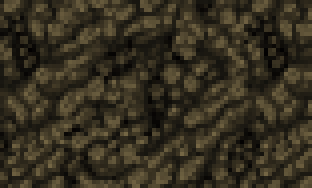
#> input picture Content/Biomes/Backgrounds/RaptureCavern0.png, 78 x 47 px, shrunk from 160 x 96 before the run (shown 4 times larger)
$ python recolor_backgrounds.py
#> lines starting #> are read from the running program, lines starting #| are printed output that depends on the picture
#> in main, img is the input picture: PIL image 78x47 RGBA; mean R, G, B, A 53.9, 47.5, 32.3, 255
"""
Recolor Rapture background sprites in-place.
"""

import os
import shutil
from PIL import Image
import colorsys

def recolor_cavern0(image):
    """Cavern0: dark purple -> dark yellow"""
    if image.mode != 'RGBA':
        image = image.convert('RGBA')

    pixels = list(image.getdata())
#> pixels = 3666 items, first 6: (31, 28, 19, 255), (81, 71, 48, 255), (83, 73, 49, 255), (90, 78, 53, 255), (100, 88, 60, 255), (53, 47, 31, 255)
    new_pixels = []

    for r, g, b, a in pixels:
        if a == 0:
            new_pixels.append((r, g, b, a))
            continue

        h, l, s = colorsys.rgb_to_hls(r/255, g/255, b/255)

        # Purple hue is around 0.75-0.85 (270-310 degrees)
        # Shift purple to dark yellow/gold (hue ~0.12-0.15)
        if 0.65 < h < 0.95:  # Purple/violet range
            h = 0.12  # Gold/yellow

        r2, g2, b2 = colorsys.hls_to_rgb(h, l, s)
        new_pixels.append((int(r2*255), int(g2*255), int(b2*255), a))
#> this loop made 3666 passes
#> (r, g, b, l, s, r2, g2) on passes 1 to 3: (31, 28, 19, 0.098, 0.24, 0.122, 0.11), (81, 71, 48, 0.253, 0.256, 0.318, 0.278), (83, 73, 49, 0.259, 0.258, 0.325, 0.286)
#> after the loop, new_pixels = 3666 items, first 6: (31, 28, 19, 255), (81, 71, 48, 255), (83, 73, 49, 255), (90, 78, 52, 255), (100, 88, 60, 255), (52, 47, 31, 255)

    result = Image.new('RGBA', image.size)
#> result: PIL image 78x47 RGBA; every value is 0
    result.putdata(new_pixels)
    return result

def recolor_surface2(image):
    """Surface2: lavender/pinks -> light yellow, greens/blues -> white"""
    if image.mode != 'RGBA':
        image = image.convert('RGBA')

    pixels = list(image.getdata())
    new_pixels = []

    for r, g, b, a in pixels:
        if a == 0:
            new_pixels.append((r, g, b, a))
            continue

        h, l, s = colorsys.rgb_to_hls(r/255, g/255, b/255)

        # Skip very low saturation (true greys) - preserve them
        if s < 0.08:
            new_pixels.append((r, g, b, a))
            continue

        # Lavender/pinks/magentas (hue ~0.75-1.0 or 0.0-0.05) -> light yellow
        if h > 0.75 or h < 0.05:
            h = 0.15  # Light yellow
            l = min(1.0, l + 0.1)  # Brighten slightly
        # Greens (hue ~0.25-0.45) -> white
        elif 0.25 < h < 0.45:
            s = s * 0.1  # Desaturate to white
            l = min(1.0, l + 0.2)
        # Blues/teals (hue ~0.45-0.75) -> white
        elif 0.45 <= h <= 0.75:
            s = s * 0.1  # Desaturate to white
            l = min(1.0, l + 0.15)

        r2, g2, b2 = colorsys.hls_to_rgb(h, l, s)
        new_pixels.append((int(r2*255), int(g2*255), int(b2*255), a))

    result = Image.new('RGBA', image.size)
    result.putdata(new_pixels)
    return result

def recolor_surface1(image):
    """Surface1: light blues->white, browns->white, reds/purples->sky blue, oranges->sky blue, greens->banana"""
    if image.mode != 'RGBA':
        image = image.convert('RGBA')

    pixels = list(image.getdata())
    new_pixels = []

    for r, g, b, a in pixels:
        if a == 0:
            new_pixels.append((r, g, b, a))
            continue

        h, l, s = colorsys.rgb_to_hls(r/255, g/255, b/255)

        # Skip very low saturation (true greys) - preserve them
        if s < 0.08:
            new_pixels.append((r, g, b, a))
            continue

        # Browns/trunk (hue ~0.02-0.15, lower saturation or darker) -> grey-white
        if 0.02 < h < 0.15 and (s < 0.45 or l < 0.45):
            s = s * 0.05  # Desaturate to grey-white
            l = min(1.0, l + 0.15)
        # Light blues (hue ~0.5-0.7) -> white (desaturate)
        elif 0.5 < h < 0.7:
            s = s * 0.1  # Nearly desaturate to white
            l = min(1.0, l + 0.2)  # Brighten
        # Purple-reds (hue ~0.8-1.0) -> sky blue
        elif h > 0.8:
            h = 0.55  # Sky blue
        # Reds (hue ~0.0-0.04) -> sky blue
        elif h < 0.04:
            h = 0.55  # Sky blue
        # Oranges and orange-yellows (hue ~0.04-0.14) -> sky blue
        elif 0.04 <= h < 0.14:
            h = 0.55  # Sky blue
        # Greens (hue ~0.2-0.45) -> banana
        elif 0.2 < h < 0.45:
            h = 0.14  # Banana yellow

        r2, g2, b2 = colorsys.hls_to_rgb(h, l, s)
        new_pixels.append((int(r2*255), int(g2*255), int(b2*255), a))

    result = Image.new('RGBA', image.size)
    result.putdata(new_pixels)
    return result

# [280 lines left out: functions recolor_ice2, recolor_ice1, recolor_surface3, recolor_surface4, recolor_ug295, recolor_cavern1 and 2 more, not called in this run]

def recolor_water(image):
    """Water styles: cream yellow -> bright #ffff66 yellow"""
    if image.mode != 'RGBA':
        image = image.convert('RGBA')

    pixels = list(image.getdata())
    new_pixels = []

    # Target color #ffff66 = RGB(255, 255, 102) -> HLS(0.167, 0.7, 1.0)
    target_h = 0.167  # Pure yellow hue

    for r, g, b, a in pixels:
        if a == 0:
            new_pixels.append((r, g, b, a))
            continue

        h, l, s = colorsys.rgb_to_hls(r/255, g/255, b/255)

        # Shift all yellowish colors toward #ffff66
        if 0.08 < h < 0.25 or s < 0.3:  # Yellow range or low saturation (cream)
            h = target_h  # Pure yellow hue
            s = 1.0  # Full saturation like #ffff66
            # Keep relative lightness but bias toward 0.7

        r2, g2, b2 = colorsys.hls_to_rgb(h, l, s)
        new_pixels.append((int(r2*255), int(g2*255), int(b2*255), a))

    result = Image.new('RGBA', image.size)
    result.putdata(new_pixels)
    return result

# [162 lines left out: functions recolor_radiant_shard, recolor_glowing_radiant_shard, recolor_blissand, recolor_blissand_wall, recolor_desert_mapbg, not called in this run]

def main():
    bg_dir = os.path.join(os.path.dirname(os.path.abspath(__file__)),
                          "Content", "Biomes", "Backgrounds")

    # Process Cavern0
    cavern0_path = os.path.join(bg_dir, "RaptureCavern0.png")
    if os.path.exists(cavern0_path):
        print(f"Processing RaptureCavern0.png...")
        img = Image.open(cavern0_path)
        recolored = recolor_cavern0(img)
        recolored.save(cavern0_path)
        print("  Done!")
    else:
        print(f"  WARNING: {cavern0_path} not found")

    # Process Surface2_Close
    surf2_close = os.path.join(bg_dir, "RaptureSurface2_Close.png")
    if os.path.exists(surf2_close):
        print(f"Processing RaptureSurface2_Close.png...")
        img = Image.open(surf2_close)
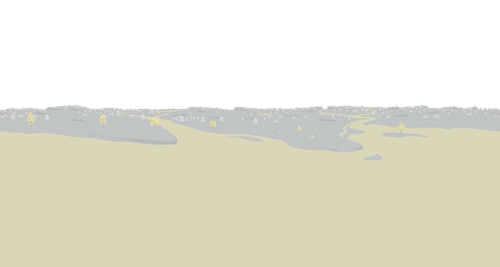
#> input picture Content/Biomes/Backgrounds/RaptureSurface2_Close.png, 500 x 267 px, shrunk from 1024 x 546 before the run
#> img is the input picture: PIL image 500x267 RGBA; mean R, G, B, A 128.9, 127.6, 112.4, 152.2
        recolored = recolor_surface2(img)
#> in recolor_surface2, `pixels = list(image.getdata())`: pixels = 133500 items
#> in recolor_surface2, `result = Image.new('RGBA', image.size)`: result: PIL image 500x267 RGBA; every value is 0
        recolored.save(surf2_close)
        print("  Done!")
    else:
        print(f"  WARNING: {surf2_close} not found")

    # Process Surface2_Mid
    surf2_mid = os.path.join(bg_dir, "RaptureSurface2_Mid.png")
    if os.path.exists(surf2_mid):
        print(f"Processing RaptureSurface2_Mid.png...")
        img = Image.open(surf2_mid)
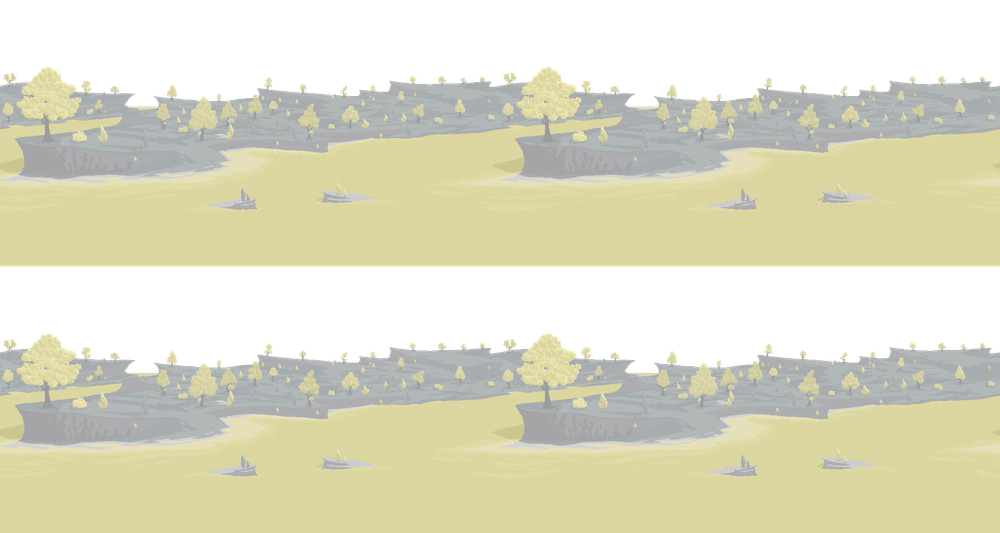
#> input picture Content/Biomes/Backgrounds/RaptureSurface2_Mid.png, 1000 x 533 px, shrunk from 2048 x 1092 before the run
#> img is the input picture: PIL image 1000x533 RGBA; mean R, G, B, A 139.3, 137.4, 113.6, 169.4
        recolored = recolor_surface2(img)
#> in recolor_surface2 (call 2), `result = Image.new('RGBA', image.size)`: result: PIL image 1000x533 RGBA; every value is 0
        recolored.save(surf2_mid)
        print("  Done!")
    else:
        print(f"  WARNING: {surf2_mid} not found")

    # Process Surface2_Far
    surf2_far = os.path.join(bg_dir, "RaptureSurface2_Far.png")
    if os.path.exists(surf2_far):
        print(f"Processing RaptureSurface2_Far.png...")
        img = Image.open(surf2_far)
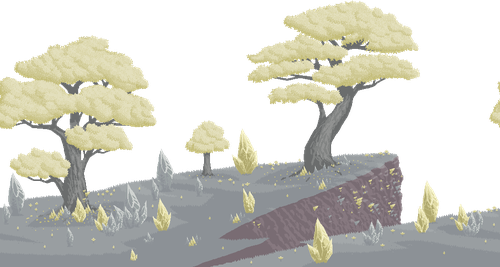
#> input picture Content/Biomes/Backgrounds/RaptureSurface2_Far.png, 500 x 267 px, shrunk from 1024 x 546 before the run
#> img is the input picture: PIL image 500x267 RGBA; mean R, G, B, A 97.7, 97, 87.4, 136.6
        recolored = recolor_surface2(img)
        recolored.save(surf2_far)
        print("  Done!")
    else:
        print(f"  WARNING: {surf2_far} not found")

    # Process Surface1_Close
    surf1_close = os.path.join(bg_dir, "RaptureSurface1_Close.png")
    if os.path.exists(surf1_close):
        print(f"Processing RaptureSurface1_Close.png...")
        img = Image.open(surf1_close)
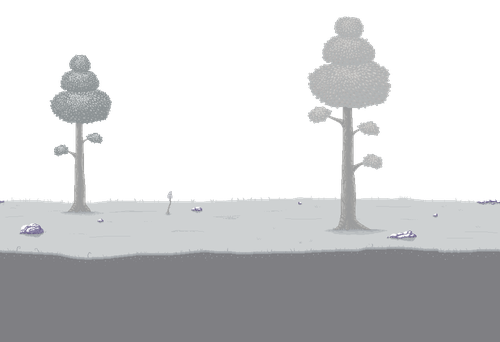
#> input picture Content/Biomes/Backgrounds/RaptureSurface1_Close.png, 500 x 342 px, shrunk from 1024 x 700 before the run
#> img is the input picture: PIL image 500x342 RGBA; mean R, G, B, A 77.9, 78.5, 79.9, 121.4
        recolored = recolor_surface1(img)
#> in recolor_surface1, `pixels = list(image.getdata())`: pixels = 171000 items
#> in recolor_surface1, `result = Image.new('RGBA', image.size)`: result: PIL image 500x342 RGBA; every value is 0
        recolored.save(surf1_close)
        print("  Done!")
    else:
        print(f"  WARNING: {surf1_close} not found")

    # Process Surface1_Mid
    surf1_mid = os.path.join(bg_dir, "RaptureSurface1_Mid.png")
    if os.path.exists(surf1_mid):
        print(f"Processing RaptureSurface1_Mid.png...")
        img = Image.open(surf1_mid)
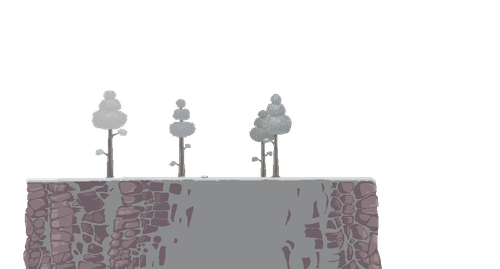
#> input picture Content/Biomes/Backgrounds/RaptureSurface1_Mid.png, 500 x 269 px, shrunk from 1024 x 550 before the run
#> img is the input picture: PIL image 500x269 RGBA; mean R, G, B, A 39.4, 37.9, 38.7, 68.1
        recolored = recolor_surface1(img)
#> in recolor_surface1 (call 2), `result = Image.new('RGBA', image.size)`: result: PIL image 500x269 RGBA; every value is 0
        recolored.save(surf1_mid)
        print("  Done!")
    else:
        print(f"  WARNING: {surf1_mid} not found")

    # Process Surface1_Far
    surf1_far = os.path.join(bg_dir, "RaptureSurface1_Far.png")
    if os.path.exists(surf1_far):
        print(f"Processing RaptureSurface1_Far.png...")
        img = Image.open(surf1_far)
        recolored = recolor_surface1(img)
        recolored.save(surf1_far)
        print("  Done!")
    else:
        print(f"  WARNING: {surf1_far} not found")

    # Process Ice2
    ice2_path = os.path.join(bg_dir, "RaptureIce2.png")
    if os.path.exists(ice2_path):
        print(f"Processing RaptureIce2.png...")
        img = Image.open(ice2_path)
        recolored = recolor_ice2(img)
        recolored.save(ice2_path)
        print("  Done!")
    else:
        print(f"  WARNING: {ice2_path} not found")

    # Process Ice3
    ice3_path = os.path.join(bg_dir, "RaptureIce3.png")
    if os.path.exists(ice3_path):
        print(f"Processing RaptureIce3.png...")
        img = Image.open(ice3_path)
        recolored = recolor_ice2(img)
        recolored.save(ice3_path)
        print("  Done!")
    else:
        print(f"  WARNING: {ice3_path} not found")

    # Process Ice1
    ice1_path = os.path.join(bg_dir, "RaptureIce1.png")
    if os.path.exists(ice1_path):
        print(f"Processing RaptureIce1.png...")
        img = Image.open(ice1_path)
        recolored = recolor_ice1(img)
        recolored.save(ice1_path)
        print("  Done!")
    else:
        print(f"  WARNING: {ice1_path} not found")

    # Process Cavern1
    cavern1_path = os.path.join(bg_dir, "RaptureCavern1.png")
    if os.path.exists(cavern1_path):
        print(f"Processing RaptureCavern1.png...")
        img = Image.open(cavern1_path)
        recolored = recolor_cavern1(img)
        recolored.save(cavern1_path)
        print("  Done!")
    else:
        print(f"  WARNING: {cavern1_path} not found")

    # Process Surface3_Close
    surf3_close = os.path.join(bg_dir, "RaptureSurface3_Close.png")
    if os.path.exists(surf3_close):
        print(f"Processing RaptureSurface3_Close.png...")
        img = Image.open(surf3_close)
        recolored = recolor_surface3(img)
        recolored.save(surf3_close)
        print("  Done!")
    else:
        print(f"  WARNING: {surf3_close} not found")

    # Process Surface3_Far
    surf3_far = os.path.join(bg_dir, "RaptureSurface3_Far.png")
    if os.path.exists(surf3_far):
        print(f"Processing RaptureSurface3_Far.png...")
        img = Image.open(surf3_far)
        recolored = recolor_surface3(img)
        recolored.save(surf3_far)
        print("  Done!")
    else:
        print(f"  WARNING: {surf3_far} not found")

    # Process Surface4_Close
    surf4_close = os.path.join(bg_dir, "RaptureSurface4_Close.png")
    if os.path.exists(surf4_close):
        print(f"Processing RaptureSurface4_Close.png...")
        img = Image.open(surf4_close)
        recolored = recolor_surface4(img)
        recolored.save(surf4_close)
        print("  Done!")
    else:
        print(f"  WARNING: {surf4_close} not found")

    # Process Surface4_Mid
    surf4_mid = os.path.join(bg_dir, "RaptureSurface4_Mid.png")
    if os.path.exists(surf4_mid):
        print(f"Processing RaptureSurface4_Mid.png...")
        img = Image.open(surf4_mid)
        recolored = recolor_surface4(img)
        recolored.save(surf4_mid)
        print("  Done!")
    else:
        print(f"  WARNING: {surf4_mid} not found")

    # Process Surface4_Far
    surf4_far = os.path.join(bg_dir, "RaptureSurface4_Far.png")
    if os.path.exists(surf4_far):
        print(f"Processing RaptureSurface4_Far.png...")
        img = Image.open(surf4_far)
        recolored = recolor_surface4(img)
        recolored.save(surf4_far)
        print("  Done!")
    else:
        print(f"  WARNING: {surf4_far} not found")

    # Process UG_295
    ug295_path = os.path.join(bg_dir, "RaptureUG_295.png")
    if os.path.exists(ug295_path):
        print(f"Processing RaptureUG_295.png...")
        img = Image.open(ug295_path)
        recolored = recolor_ug295(img)
        recolored.save(ug295_path)
        print("  Done!")
    else:
        print(f"  WARNING: {ug295_path} not found")

    # Map backgrounds are in Content/Biomes (parent folder)
    mapbg_dir = os.path.join(os.path.dirname(os.path.abspath(__file__)),
                              "Content", "Biomes")

    # Process IceMapBackground
    ice_mapbg = os.path.join(mapbg_dir, "RaptureIceMapBackground.png")
    if os.path.exists(ice_mapbg):
        print(f"Processing RaptureIceMapBackground.png...")
        img = Image.open(ice_mapbg)
        recolored = recolor_ice_mapbg(img)
        recolored.save(ice_mapbg)
        print("  Done!")
    else:
        print(f"  WARNING: {ice_mapbg} not found")

    # Process UndergroundMapBackground
    ug_mapbg = os.path.join(mapbg_dir, "RaptureUndergroundMapBackground.png")
    if os.path.exists(ug_mapbg):
        print(f"Processing RaptureUndergroundMapBackground.png...")
        img = Image.open(ug_mapbg)
        recolored = recolor_underground_mapbg(img)
        recolored.save(ug_mapbg)
        print("  Done!")
    else:
        print(f"  WARNING: {ug_mapbg} not found")

    # Process DesertMapBackground
    desert_mapbg = os.path.join(mapbg_dir, "RaptureDesertMapBackground.png")
    if os.path.exists(desert_mapbg):
        print(f"Processing RaptureDesertMapBackground.png...")
        img = Image.open(desert_mapbg)
        recolored = recolor_desert_mapbg(img)
        recolored.save(desert_mapbg)
        print("  Done!")
    else:
        print(f"  WARNING: {desert_mapbg} not found")

    # Process Water styles
    water_files = [
        "RaptureWaterStyle.png",
        "RaptureWaterStyle_Block.png",
        "RaptureWaterStyle_Slope.png",
        "RaptureWaterfallStyle.png"
    ]
    for water_file in water_files:
        water_path = os.path.join(mapbg_dir, water_file)
        if os.path.exists(water_path):
            print(f"Processing {water_file}...")
            img = Image.open(water_path)
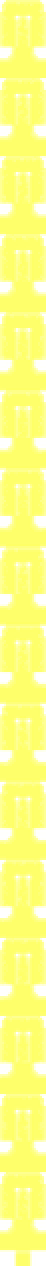
#> input picture Content/Biomes/RaptureWaterStyle.png, 23 x 633 px, shrunk from 48 x 1296 before the run (shown 2 times larger)
#> img is the input picture: PIL image 23x633 RGBA; mean R, G, B, A 244.9, 245.9, 114.5, 228.9
            recolored = recolor_water(img)
#> in recolor_water, `pixels = list(image.getdata())`: pixels = 14559 items, first 6: (255, 255, 255, 1), (0, 0, 0, 0), (250, 255, 149, 53), (255, 255, 149, 255), (254, 255, 148, 255), (254, 255, 148, 255)
#> the loop in recolor_water, `for r, g, b, a in pixels:` made 14559 passes
#> (r, g, b, a, l, r2, b2) on passes 1, 3, 4, 5, 6, 7, 8, 9, 10, 11, 12, 13: (255, 255, 255, 1, 1, 1, 1), (250, 255, 149, 53, 0.792, 0.999, 0.584), (255, 255, 149, 255, 0.792, 0.999, 0.584), (254, 255, 148, 255, 0.79, 0.999, 0.58), (254, 255, 148, 255, 0.79, 0.999, 0.58), (254, 255, 148, 255, 0.79, 0.999, 0.58), (254, 255, 147, 255, 0.788, 0.999, 0.576), (254, 255, 149, 255, 0.792, 0.999, 0.584), (254, 255, 150, 255, 0.794, 0.999, 0.588), (254, 255, 147, 255, 0.788, 0.999, 0.576), (254, 255, 148, 255, 0.79, 0.999, 0.58), (254, 255, 147, 255, 0.788, 0.999, 0.576)
#> (r, g, b, a) on passes 2, 22, 44, 45, 46, 47: (0, 0, 0, 0), (0, 0, 0, 0), (253, 255, 144, 242), (255, 255, 150, 44), (255, 255, 127, 2), (255, 255, 157, 21)
#> in recolor_water, `result = Image.new('RGBA', image.size)`: result: PIL image 23x633 RGBA; every value is 0
            recolored.save(water_path)
            print("  Done!")
        else:
            print(f"  WARNING: {water_path} not found")

    # Process RadiantShard tiles
    tiles_dir = os.path.join(os.path.dirname(os.path.abspath(__file__)),
                             "Content", "Tiles", "Rapture")

    radiant_path = os.path.join(tiles_dir, "RadiantShard.png")
    if os.path.exists(radiant_path):
        print(f"Processing RadiantShard.png...")
        img = Image.open(radiant_path)
        recolored = recolor_radiant_shard(img)
        recolored.save(radiant_path)
        print("  Done!")
    else:
        print(f"  WARNING: {radiant_path} not found")

    glowing_path = os.path.join(tiles_dir, "GlowingRadiantShard.png")
    if os.path.exists(glowing_path):
        print(f"Processing GlowingRadiantShard.png...")
        img = Image.open(glowing_path)
        recolored = recolor_glowing_radiant_shard(img)
        recolored.save(glowing_path)
        print("  Done!")
    else:
        print(f"  WARNING: {glowing_path} not found")

    # Process RadiantShard item
    items_dir = os.path.join(os.path.dirname(os.path.abspath(__file__)),
                             "Content", "Items", "Rapture")

    item_path = os.path.join(items_dir, "RadiantShard.png")
    if os.path.exists(item_path):
        print(f"Processing RadiantShard item...")
        img = Image.open(item_path)
        recolored = recolor_radiant_shard(img)
        recolored.save(item_path)
        print("  Done!")
    else:
        print(f"  WARNING: {item_path} not found")

    # Process Blissand tiles (yellow -> baby blue)
    blissand_tiles = [
        "Blissand.png",
        "HardenedBlissand.png",
        "Blissandstone.png"
    ]
    for tile_file in blissand_tiles:
        tile_path = os.path.join(tiles_dir, tile_file)
        if os.path.exists(tile_path):
            print(f"Processing {tile_file}...")
            img = Image.open(tile_path)
            recolored = recolor_blissand(img)
            recolored.save(tile_path)
            print("  Done!")
        else:
            print(f"  WARNING: {tile_path} not found")

    # Process Blissand items
    blissand_items = [
        "Blissand.png",
        "HardenedBlissand.png",
        "Blissandstone.png"
    ]
    for item_file in blissand_items:
        item_path = os.path.join(items_dir, item_file)
        if os.path.exists(item_path):
            print(f"Processing {item_file} item...")
            img = Image.open(item_path)
            recolored = recolor_blissand(img)
            recolored.save(item_path)
            print("  Done!")
        else:
            print(f"  WARNING: {item_path} not found")

    # Process Blissand walls (using pearlsandstone wall recolor)
    walls_dir = os.path.join(os.path.dirname(os.path.abspath(__file__)),
                             "Content", "Walls", "Rapture")
    blissand_walls = [
        "HardenedBlissandWall.png",
        "BlissandstoneWall.png"
    ]
    for wall_file in blissand_walls:
        wall_path = os.path.join(walls_dir, wall_file)
        if os.path.exists(wall_path):
            print(f"Processing {wall_file}...")
            img = Image.open(wall_path)
            recolored = recolor_blissand_wall(img)
            recolored.save(wall_path)
            print("  Done!")
        else:
            print(f"  WARNING: {wall_path} not found")

    # Process Blissand projectile
    proj_dir = os.path.join(os.path.dirname(os.path.abspath(__file__)),
                            "Content", "Projectiles", "Rapture")
    proj_path = os.path.join(proj_dir, "BlissandProjectile.png")
    if os.path.exists(proj_path):
        print(f"Processing BlissandProjectile.png...")
        img = Image.open(proj_path)
        recolored = recolor_blissand(img)
        recolored.save(proj_path)
        print("  Done!")
    else:
        print(f"  WARNING: {proj_path} not found")

    print("\nComplete!")

if __name__ == "__main__":
    main()
